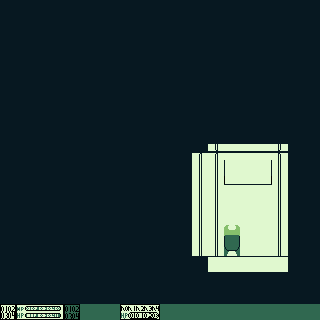

Below is a game level as drawn by its tile map, then a one-line description and the .tmx file that defines it, in full:
An orthogonal 20x20 tile map with 16x16 px tiles, 2 tile layers (Tile Layer 1, Tile Layer 2), 2 tilesets.

<map version="1.10" tiledversion="1.11.0" orientation="orthogonal" renderorder="right-down" width="20" height="20" tilewidth="16" tileheight="16" infinite="0" nextlayerid="3" nextobjectid="1">
 <tileset firstgid="1" source="Temporal Light/temporal_light_tileset.tsx" />
 <tileset firstgid="4097" source="Temporal Light/temporal_light_tileset2.tsx" />
 <layer id="1" name="Tile Layer 1" width="20" height="20">
  <data encoding="csv">
199,199,199,199,199,199,199,199,199,199,199,199,199,199,199,199,199,199,199,199,
199,199,199,199,199,199,199,199,199,199,199,199,199,199,199,199,199,199,199,199,
199,199,199,199,199,199,199,199,199,199,199,199,199,199,199,199,199,199,199,199,
199,199,199,199,199,199,199,199,199,199,199,199,199,199,199,199,199,199,199,199,
199,199,199,199,199,199,199,199,199,199,199,199,199,199,199,199,199,199,199,199,
199,199,199,199,199,199,199,199,199,199,199,199,199,199,199,199,199,199,199,199,
199,199,199,199,199,199,199,199,199,199,199,199,199,199,199,199,199,199,199,199,
199,199,199,199,199,199,199,199,199,199,199,199,199,199,199,199,199,199,199,199,
199,199,199,199,199,199,199,199,199,199,199,199,199,199,199,199,199,199,199,199,
199,199,199,199,199,199,199,199,199,199,199,199,199,130,1073741955,1073741955,1073742232,129,199,199,
199,199,199,199,199,199,199,199,199,199,199,199,0,0,0,0,0,193,199,199,
199,199,199,199,199,199,199,199,199,199,199,199,0,0,1929,1929,1929,193,199,199,
199,199,199,199,199,199,199,199,199,199,199,199,0,0,1929,1929,1929,193,199,199,
199,199,199,199,199,199,199,199,199,199,199,199,0,0,1929,1929,1929,193,199,199,
199,199,199,199,199,199,199,199,199,199,199,199,0,0,1929,1929,1929,193,199,199,
199,199,199,199,199,199,199,199,199,199,199,199,0,0,1929,1929,1929,193,199,199,
199,199,199,199,199,199,199,199,199,199,199,199,199,1073741891,1073741891,1073741891,1073741891,1073741891,199,199,
199,199,199,199,199,199,199,199,199,199,199,199,199,199,199,199,199,199,199,199,
199,199,199,199,199,199,199,199,199,199,199,199,199,199,199,199,199,199,199,199,
1941,1942,1943,1944,1945,1946,1946,1947,1948,1949,1946,1946,1946,1946,1946,1946,1946,1946,1946,1946
</data>
 </layer>
 <layer id="2" name="Tile Layer 2" width="20" height="20">
  <data encoding="csv">
0,0,0,0,0,0,0,0,0,0,0,0,0,0,0,0,0,0,0,0,
0,0,0,0,0,0,0,0,0,0,0,0,0,0,0,0,0,0,0,0,
0,0,0,0,0,0,0,0,0,0,0,0,0,0,0,0,0,0,0,0,
0,0,0,0,0,0,0,0,0,0,0,0,0,0,0,0,0,0,0,0,
0,0,0,0,0,0,0,0,0,0,0,0,0,0,0,0,0,0,0,0,
0,0,0,0,0,0,0,0,0,0,0,0,0,0,0,0,0,0,0,0,
0,0,0,0,0,0,0,0,0,0,0,0,0,0,0,0,0,0,0,0,
0,0,0,0,0,0,0,0,0,0,0,0,0,0,0,0,0,0,0,0,
0,0,0,0,0,0,0,0,0,0,0,0,0,0,0,0,0,0,0,0,
0,0,0,0,0,0,0,0,0,0,0,0,130,1073741954,131,131,131,1073741953,0,0,
0,0,0,0,0,0,0,0,0,0,0,0,194,194,3758096451,195,1610612803,0,0,0,
0,0,0,0,0,0,0,0,0,0,0,0,194,194,407,131,408,0,0,0,
0,0,0,0,0,0,0,0,0,0,0,0,194,194,0,0,0,0,0,0,
0,0,0,0,0,0,0,0,0,0,0,0,194,194,0,0,0,0,0,0,
0,0,0,0,0,0,0,0,0,0,0,0,194,194,2250,0,0,0,0,0,
0,0,0,0,0,0,0,0,0,0,0,0,194,194,2314,0,0,0,0,0,
0,0,0,0,0,0,0,0,0,0,0,0,0,0,0,0,0,0,0,0,
0,0,0,0,0,0,0,0,0,0,0,0,0,0,0,0,0,0,0,0,
0,0,0,0,0,0,0,0,0,0,0,0,0,0,0,0,0,0,0,0,
0,0,0,0,0,0,0,0,0,0,0,0,0,0,0,0,0,0,0,0
</data>
 </layer>
</map>
